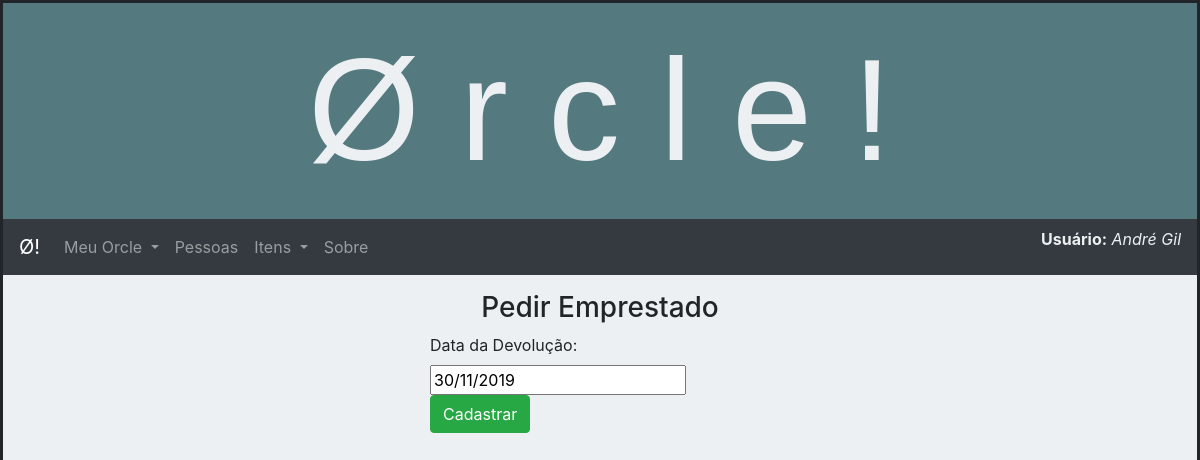
Page /borrows/emprestimo/2/update/ (signed in) on the earlier database version.
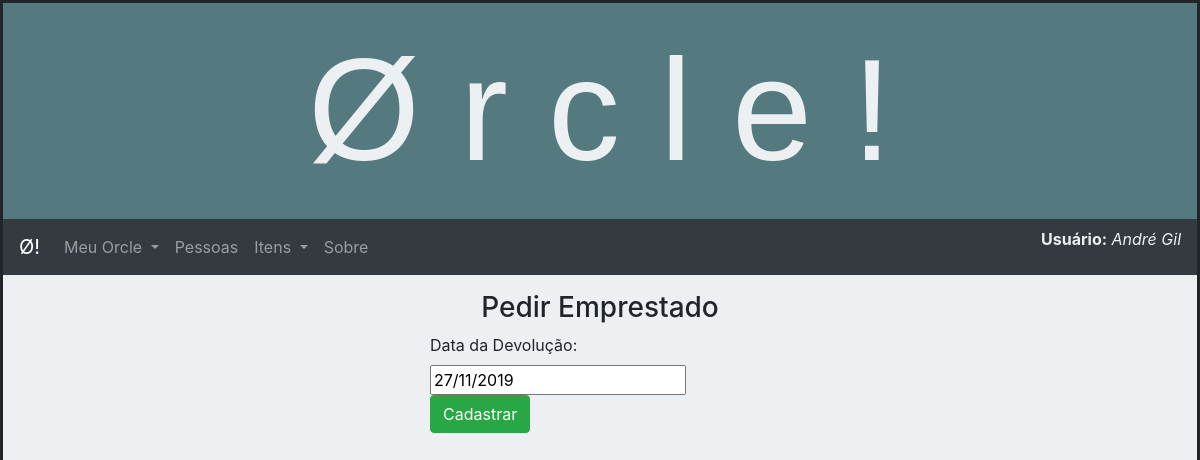
Same page on the later database version.
### borrows/models.py (models this page shows, shortened)
class Emprestimo(models.Model):
    dtEmprestimo = models.DateField("Data do Empréstimo")
    item = models.ForeignKey('Item', on_delete=models.CASCADE)
    pessoa = models.ForeignKey(User, on_delete=models.CASCADE)
    dtDevolucao = models.DateField("Data da Devolução",null=True)
    aberto = models.BooleanField(null=True)
    dtCadastro = models.DateTimeField("Cadastrado em",auto_now_add=True)
    class Meta:
        ordering = ['-aberto','-dtEmprestimo']

### borrows/views.py (the view, shortened to what this page needs)
# urls.py: path('emprestimo/<int:pk>/update/', views.EmprestimoUpdate.as_view(), name='emprestimo_update'),
class EmprestimoUpdate(LoginRequiredMixin,UpdateView):
    model = Emprestimo
    fields = ['dtDevolucao']
    dtDevolucao = forms.DateField(input_formats=settings.DATE_INPUT_FORMATS)
    success_url = reverse_lazy('itens')

### borrows/templates/borrows/emprestimo_form.html (shortened to what this page needs)
{% extends "base_generic.html" %}
{% load bootstrap%}
{% block menu %}
  {% include "menu-bootstrap.html" %}
{% endblock %}
{% block content %}
<div class="container justify-content-center">
  <div class="container" style="text-align:center;">
      <h3>Pedir Emprestado</h3>
  </div>
  <div class="row justify-content-center">
  <div class="col-4">
    <form action="" method="post" enctype="multipart/form-data">
        {{ form|bootstrap }}
    <input type="submit" value="Cadastrar" class='btn btn-success'>
  </form>
</div>
</div>
</div>
{% endblock %}

Differences in the rows shown:
changed Emprestimo: dtDevolucao "30/11/2019" → "27/11/2019"
